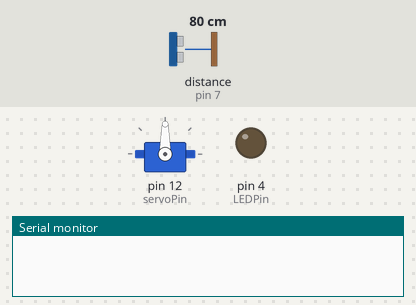
Recording of a sketch running on a simulated Arduino Uno, built with avr-gcc and run on an emulated ATmega328P. On the bench: servo, output pins drawn as LEDs (lit = HIGH), the last lines printed to the serial monitor. Inputs (shaded band) come from the test bench; at power-on: distance to the obstacle (sensor on pin 7) 80 cm. The echo pulse lasts 58.3 µs per cm; pins used as bus, display or sensor lines are not drawn.

Above: at 1.8 s.
1.9 s: distance to the obstacle (sensor on pin 7) set to 65 cm
3.4 s: distance to the obstacle (sensor on pin 7) set to 56 cm
At 11.1 s:
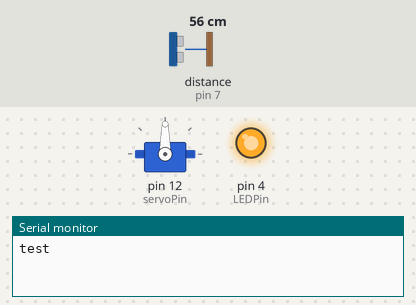
Timing chart, 0 to 11.5 s (numbered marks = the images above; inputs shaded):
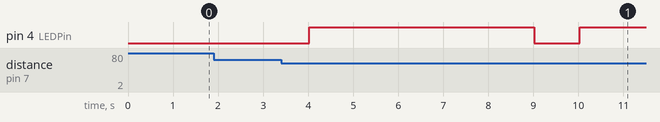

The sketch:

Pumpkin.ino
```cpp
#include <Servo.h>

Servo myservo; //create a servo object

const double CLEAN = 2;
const double  WAIT = 5;
const double DIST = 5;
const int inPin = 7; //echo
const int outPin = 8; //trigger
const int buttonPin = 11;
const int LEDPin = 4;
const int servoPin = 12;

void setup() {
  Serial.begin(9600);
  pinMode(inPin, INPUT);
  pinMode(outPin, OUTPUT);
  // initialize the LEDpin as an output.
  pinMode(LEDPin, OUTPUT);

  myservo.attach(servoPin); //attach servo object to pin
}

void loop() {
  // outPin setup
  long duration, cm;
  digitalWrite(outPin, LOW);
  delayMicroseconds(CLEAN);
  digitalWrite(outPin, HIGH);
  delayMicroseconds(WAIT);
  digitalWrite(outPin, LOW);

  // read sensor data
  duration = pulseIn(inPin, HIGH);
  cm = msToCm(duration);
  if(cm >= DIST && cm <= 60) {
    digitalWrite(LEDPin, HIGH);
    delay(5000); //keep lit for 10 seconds
    digitalWrite(LEDPin, LOW);

    //trigger sound file
    Serial.print("test");
  }

  if(cm >= 0 && cm <= DIST) {
    digitalWrite(LEDPin, HIGH);
    delay(5000); //keep lit for 10 seconds
    digitalWrite(LEDPin, LOW);

    //trigger motor
    myservo.write(170);//goes to 15 degrees
    delay(3000);//wait for a second
    myservo.write(130);//goes to 30 degrees
    delay(500);//wait for a second.33
  }

  delay(1000); //1 seconds

}

long msToCm(long ms) {
  return ms / 29 /2;
}
```

Measured:
- the behaviour switches between 61 and 60 cm on distance to the obstacle (sensor on pin 7) (found by bisection; images 0 and 1)
- after the input at 1.9 s, every drawn part: stays the same
- after the input at 3.4 s, pin 4 (LEDPin): LOW → HIGH after 0.62 s, → LOW 5.0 s later, → HIGH 1.0 s later
